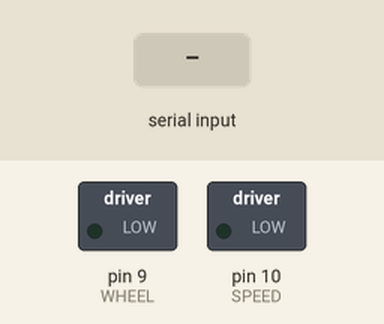
Simulated run of this sketch. Board: Arduino Uno, built with avr-gcc and run on an emulated ATmega328P. Parts: switched loads named in the sketch (green lamp = pin HIGH). The inputs (shaded band) are chosen by the test bench.

Above: at 1.2 s.
1.3 s: "R" received over Serial
At 2.4 s:
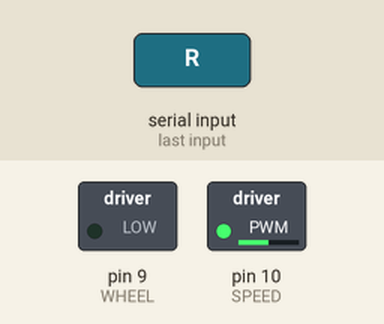
2.8 s: "L" received over Serial
At 3.5 s:
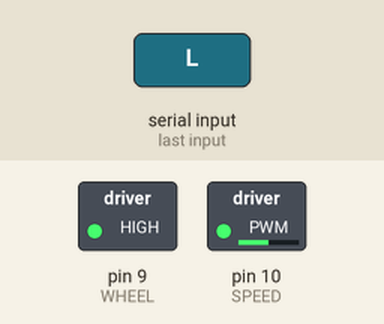
Timing chart, 0 to 5.8 s (numbered marks = the images above; inputs shaded):
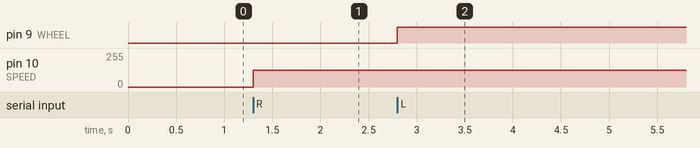

The sketch:

DCmotor.ino
```cpp
int SPEED = 10;
int WHEEL = 9;
int val = 127;

void setup() {
  // put your setup code here, to run once:
  Serial.begin(9600);
  pinMode(SPEED, OUTPUT);
  pinMode(WHEEL, OUTPUT);
  digitalWrite(WHEEL, LOW);
  analogWrite(SPEED, 0);
}

void loop() {
  // put your main code here, to run repeatedly:
  if (Serial.available()>0) {
    char c = Serial.read();
    if (c == 'R') {
      digitalWrite(WHEEL, LOW);
      analogWrite(SPEED, val);
    }
    else if (c == 'L') {
      digitalWrite(WHEEL, HIGH);
      analogWrite(SPEED, val);
    }
    else if (c == 'S') {
      digitalWrite(WHEEL, LOW);
      analogWrite(SPEED, 0); // LOW: 멈춤, 0: 최소속도
    }
  }

}
```

Measured:
- after the input at 1.3 s, pin 10 (SPEED): 0/255 → 127/255 at once
- after the input at 2.8 s, pin 9 (WHEEL): LOW → HIGH at once
